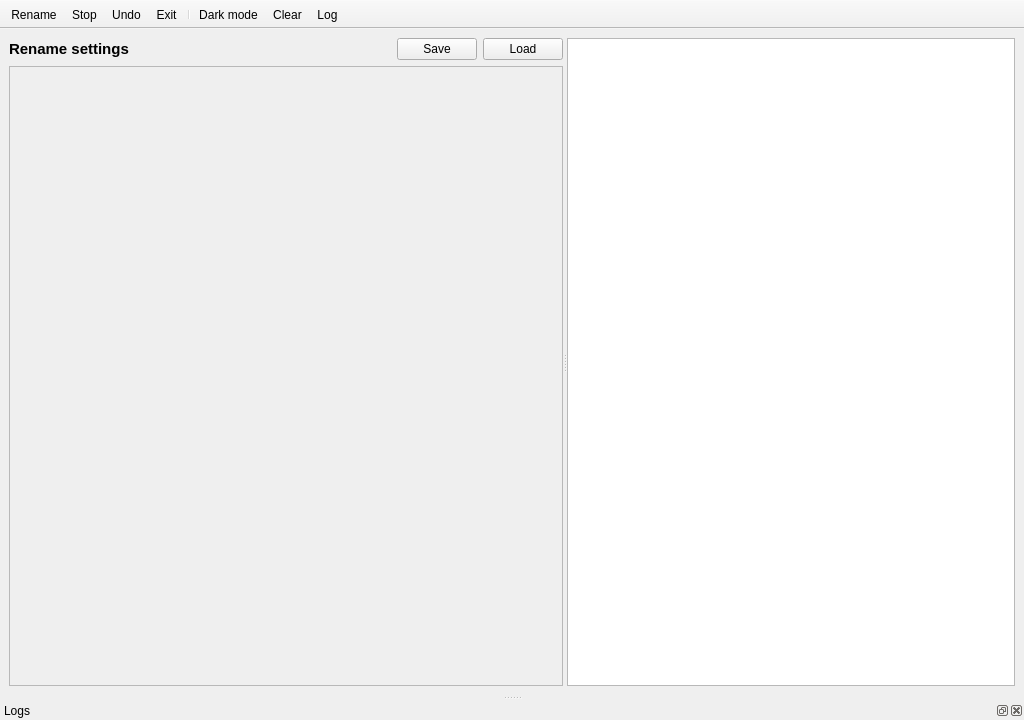
<?xml version="1.0" encoding="UTF-8"?>
<ui version="4.0">
 <class>MainWindow</class>
 <widget class="QMainWindow" name="MainWindow">
  <property name="geometry">
   <rect>
    <x>0</x>
    <y>0</y>
    <width>1024</width>
    <height>720</height>
   </rect>
  </property>
  <property name="focusPolicy">
   <enum>Qt::StrongFocus</enum>
  </property>
  <property name="acceptDrops">
   <bool>true</bool>
  </property>
  <property name="windowTitle">
   <string>FileRenamer</string>
  </property>
  <widget class="QWidget" name="centralwidget">
   <layout class="QVBoxLayout" name="verticalLayout_2">
    <item>
     <widget class="QSplitter" name="splitter">
      <property name="orientation">
       <enum>Qt::Horizontal</enum>
      </property>
      <widget class="QWidget" name="layoutWidget">
       <layout class="QVBoxLayout" name="verticalLayout">
        <item>
         <layout class="QHBoxLayout" name="horizontalLayout">
          <item>
           <widget class="QLabel" name="label">
            <property name="font">
             <font>
              <pointsize>11</pointsize>
              <weight>75</weight>
              <bold>true</bold>
             </font>
            </property>
            <property name="text">
             <string>Rename settings</string>
            </property>
           </widget>
          </item>
          <item>
           <spacer name="horizontalSpacer">
            <property name="orientation">
             <enum>Qt::Horizontal</enum>
            </property>
            <property name="sizeHint" stdset="0">
             <size>
              <width>24</width>
              <height>20</height>
             </size>
            </property>
           </spacer>
          </item>
          <item>
           <widget class="QPushButton" name="buttonSaveSettings">
            <property name="toolTip">
             <string>Save current rename settings</string>
            </property>
            <property name="text">
             <string>Save</string>
            </property>
            <property name="icon">
             <iconset resource="images.qrc">
              <normaloff>:/res/images/save.svg</normaloff>:/res/images/save.svg</iconset>
            </property>
           </widget>
          </item>
          <item>
           <widget class="QPushButton" name="buttonLoadSettings">
            <property name="toolTip">
             <string>Load Rename settings</string>
            </property>
            <property name="text">
             <string>Load</string>
            </property>
            <property name="icon">
             <iconset resource="images.qrc">
              <normaloff>:/res/images/load.svg</normaloff>:/res/images/load.svg</iconset>
            </property>
           </widget>
          </item>
         </layout>
        </item>
        <item>
         <widget class="QScrollArea" name="scrollArea">
          <property name="widgetResizable">
           <bool>true</bool>
          </property>
          <widget class="FormStringBuilderChain" name="formStringBuilderChain">
           <property name="geometry">
            <rect>
             <x>0</x>
             <y>0</y>
             <width>558</width>
             <height>575</height>
            </rect>
           </property>
          </widget>
         </widget>
        </item>
       </layout>
      </widget>
      <widget class="PathTableView" name="tableView">
       <property name="editTriggers">
        <set>QAbstractItemView::NoEditTriggers</set>
       </property>
       <property name="tabKeyNavigation">
        <bool>false</bool>
       </property>
       <property name="dragEnabled">
        <bool>true</bool>
       </property>
       <property name="dragDropMode">
        <enum>QAbstractItemView::InternalMove</enum>
       </property>
       <property name="defaultDropAction">
        <enum>Qt::MoveAction</enum>
       </property>
       <property name="selectionBehavior">
        <enum>QAbstractItemView::SelectRows</enum>
       </property>
       <property name="textElideMode">
        <enum>Qt::ElideMiddle</enum>
       </property>
       <property name="horizontalScrollMode">
        <enum>QAbstractItemView::ScrollPerPixel</enum>
       </property>
       <property name="sortingEnabled">
        <bool>true</bool>
       </property>
       <property name="wordWrap">
        <bool>false</bool>
       </property>
       <attribute name="horizontalHeaderShowSortIndicator" stdset="0">
        <bool>true</bool>
       </attribute>
       <attribute name="horizontalHeaderStretchLastSection">
        <bool>true</bool>
       </attribute>
       <attribute name="verticalHeaderVisible">
        <bool>false</bool>
       </attribute>
      </widget>
     </widget>
    </item>
   </layout>
  </widget>
  <widget class="QToolBar" name="toolBar">
   <property name="windowTitle">
    <string>toolBar</string>
   </property>
   <property name="movable">
    <bool>false</bool>
   </property>
   <property name="iconSize">
    <size>
     <width>48</width>
     <height>24</height>
    </size>
   </property>
   <property name="toolButtonStyle">
    <enum>Qt::ToolButtonTextUnderIcon</enum>
   </property>
   <property name="floatable">
    <bool>false</bool>
   </property>
   <attribute name="toolBarArea">
    <enum>TopToolBarArea</enum>
   </attribute>
   <attribute name="toolBarBreak">
    <bool>false</bool>
   </attribute>
   <addaction name="actionRename"/>
   <addaction name="actionStop"/>
   <addaction name="actionUndo"/>
   <addaction name="actionExit"/>
   <addaction name="separator"/>
   <addaction name="actionDarkMode"/>
   <addaction name="actionClearItems"/>
   <addaction name="actionViewLogs"/>
  </widget>
  <widget class="QDockWidget" name="dockWidgetLogs">
   <property name="windowTitle">
    <string>Logs</string>
   </property>
   <attribute name="dockWidgetArea">
    <number>8</number>
   </attribute>
   <widget class="WidgetApplicationLogs" name="dockWidgetContents"/>
  </widget>
  <action name="actionRename">
   <property name="icon">
    <iconset resource="images.qrc">
     <normaloff>:/res/images/forward.svg</normaloff>:/res/images/forward.svg</iconset>
   </property>
   <property name="text">
    <string>Rename</string>
   </property>
   <property name="toolTip">
    <string>Start renaming (Ctrl+R)</string>
   </property>
   <property name="shortcut">
    <string>Ctrl+R</string>
   </property>
  </action>
  <action name="actionStop">
   <property name="icon">
    <iconset resource="images.qrc">
     <normaloff>:/res/images/stop.svg</normaloff>:/res/images/stop.svg</iconset>
   </property>
   <property name="text">
    <string>Stop</string>
   </property>
   <property name="toolTip">
    <string>Stop renaming (Esc)</string>
   </property>
   <property name="shortcut">
    <string>Esc</string>
   </property>
  </action>
  <action name="actionUndo">
   <property name="icon">
    <iconset resource="images.qrc">
     <normaloff>:/res/images/backward.svg</normaloff>:/res/images/backward.svg</iconset>
   </property>
   <property name="text">
    <string>Undo</string>
   </property>
   <property name="toolTip">
    <string>Undo renaming (Ctrl+Z)</string>
   </property>
   <property name="shortcut">
    <string>Ctrl+Z</string>
   </property>
  </action>
  <action name="actionExit">
   <property name="icon">
    <iconset resource="images.qrc">
     <normaloff>:/res/images/exit.svg</normaloff>:/res/images/exit.svg</iconset>
   </property>
   <property name="text">
    <string>Exit</string>
   </property>
   <property name="toolTip">
    <string>Exit application (Ctrl+Q)</string>
   </property>
   <property name="shortcut">
    <string>Ctrl+Q</string>
   </property>
  </action>
  <action name="actionViewLogs">
   <property name="checkable">
    <bool>true</bool>
   </property>
   <property name="icon">
    <iconset resource="images.qrc">
     <normaloff>:/res/icons/text-x-preview.ico</normaloff>:/res/icons/text-x-preview.ico</iconset>
   </property>
   <property name="text">
    <string>Log</string>
   </property>
   <property name="toolTip">
    <string>View rename logs (Ctrl+L)</string>
   </property>
   <property name="shortcut">
    <string>Ctrl+L</string>
   </property>
  </action>
  <action name="actionClearItems">
   <property name="icon">
    <iconset resource="images.qrc">
     <normaloff>:/res/images/clear.svg</normaloff>:/res/images/clear.svg</iconset>
   </property>
   <property name="text">
    <string>Clear</string>
   </property>
   <property name="toolTip">
    <string>Clear list (Ctrl+K, Ctrl+Del)</string>
   </property>
   <property name="shortcut">
    <string>Ctrl+K, Ctrl+Del</string>
   </property>
  </action>
  <action name="actionDarkMode">
   <property name="checkable">
    <bool>true</bool>
   </property>
   <property name="icon">
    <iconset resource="images.qrc">
     <normaloff>:/res/images/darkmode.svg</normaloff>:/res/images/darkmode.svg</iconset>
   </property>
   <property name="text">
    <string>Dark mode</string>
   </property>
   <property name="toolTip">
    <string>Dark mode</string>
   </property>
  </action>
 </widget>
 <customwidgets>
  <customwidget>
   <class>FormStringBuilderChain</class>
   <extends>QWidget</extends>
   <header>widgets/FormStringBuilderChain.h</header>
   <container>1</container>
  </customwidget>
  <customwidget>
   <class>PathTableView</class>
   <extends>QTableView</extends>
   <header>Path/PathTableView.h</header>
  </customwidget>
  <customwidget>
   <class>WidgetApplicationLogs</class>
   <extends>QWidget</extends>
   <header>widgets/WidgetApplicationLogs.h</header>
   <container>1</container>
  </customwidget>
 </customwidgets>
 <resources>
  <include location="images.qrc"/>
 </resources>
 <connections>
  <connection>
   <sender>actionExit</sender>
   <signal>triggered()</signal>
   <receiver>MainWindow</receiver>
   <slot>close()</slot>
   <hints>
    <hint type="sourcelabel">
     <x>-1</x>
     <y>-1</y>
    </hint>
    <hint type="destinationlabel">
     <x>439</x>
     <y>309</y>
    </hint>
   </hints>
  </connection>
  <connection>
   <sender>actionViewLogs</sender>
   <signal>triggered(bool)</signal>
   <receiver>dockWidgetLogs</receiver>
   <slot>setVisible(bool)</slot>
   <hints>
    <hint type="sourcelabel">
     <x>-1</x>
     <y>-1</y>
    </hint>
    <hint type="destinationlabel">
     <x>439</x>
     <y>619</y>
    </hint>
   </hints>
  </connection>
  <connection>
   <sender>buttonSaveSettings</sender>
   <signal>clicked()</signal>
   <receiver>MainWindow</receiver>
   <slot>onButtonSaveSettingsClicked()</slot>
   <hints>
    <hint type="sourcelabel">
     <x>382</x>
     <y>69</y>
    </hint>
    <hint type="destinationlabel">
     <x>875</x>
     <y>267</y>
    </hint>
   </hints>
  </connection>
  <connection>
   <sender>buttonLoadSettings</sender>
   <signal>clicked()</signal>
   <receiver>MainWindow</receiver>
   <slot>onButtonLoadSettingsClicked()</slot>
   <hints>
    <hint type="sourcelabel">
     <x>455</x>
     <y>70</y>
    </hint>
    <hint type="destinationlabel">
     <x>875</x>
     <y>85</y>
    </hint>
   </hints>
  </connection>
  <connection>
   <sender>dockWidgetLogs</sender>
   <signal>visibilityChanged(bool)</signal>
   <receiver>actionViewLogs</receiver>
   <slot>setChecked(bool)</slot>
   <hints>
    <hint type="sourcelabel">
     <x>560</x>
     <y>599</y>
    </hint>
    <hint type="destinationlabel">
     <x>-1</x>
     <y>-1</y>
    </hint>
   </hints>
  </connection>
  <connection>
   <sender>actionDarkMode</sender>
   <signal>triggered(bool)</signal>
   <receiver>MainWindow</receiver>
   <slot>onActionDarkModeTriggered(bool)</slot>
   <hints>
    <hint type="sourcelabel">
     <x>-1</x>
     <y>-1</y>
    </hint>
    <hint type="destinationlabel">
     <x>511</x>
     <y>359</y>
    </hint>
   </hints>
  </connection>
 </connections>
 <slots>
  <slot>onButtonSaveSettingsClicked()</slot>
  <slot>onButtonLoadSettingsClicked()</slot>
  <slot>onActionDarkModeTriggered(bool)</slot>
 </slots>
</ui>
